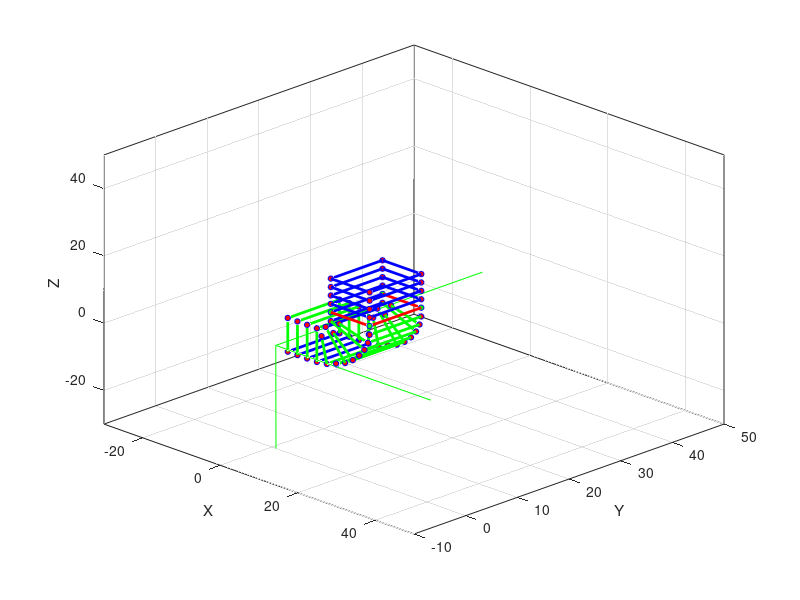

Source code (MATLAB):
% 5-Axis Slicing for FDM with B and C Axis Extensions
% This script simulates 5-axis slicing for a curved beam using a basic
% Cartesian FDM printer with B and C axis extensions.

clc;
clear all;
% Initialization and Input Parameters:
% Clear workspace and figure: Cleans the workspace and creates a new figure.
%Input parameters: 

H_of_layers = 3;        % Layer height
Square_Side = 10;      % Side of the square base
Square_height = 10;    % Height of the square base
Elbow_Degree = 90;     % Angle of the elbow
R_1 = 5;               % Inner radius of the elbow
R_2 = 10;              % Outer radius of the elbow
offset = [1, 0, 0.6];  % Offset of the print bed
nozzle_diameter = 0.5; % Nozzle diameter

% --- Step 1: Square Base Slicing ---
		% Layer Height Calculation for Square Base:
		% Optimal layer height: Calculates the optimal layer height for the square base to minimize excess material.
		% Number of layers: Determines the number of layers for the square base.
	lower_bound = 0.7 * H_of_layers;
	upper_bound = 1.3 * H_of_layers;

	best_number = lower_bound; % Start with the lower bound as the initial best number
	smallest_remainder = mod(Square_Side, best_number);

				for i = lower_bound:0.01:upper_bound;
					remainder = mod(Square_Side, i);
					if remainder < smallest_remainder;
						best_number = i;
						smallest_remainder = remainder;
					end
				end


    H_of_layers_square = best_number;  % layer_height of the first and last cubes

    Layers_Number_square = floor(Square_height/ H_of_layers_square);

% Coordinate System and Visualization Setup:
axis1 = axes('Box', 'on', 'XLim', [-30 50], 'YLim', [-10 50], 'ZLim', [-30 50]);
view(axis1, [45 30]); % Sets the viewing angle.
xlabel('X');	% Adds axis labels and a grid.
ylabel('Y');	% Adds axis labels and a grid.
zlabel('Z');	% Adds axis labels and a grid.
grid on;		
hold(axis1, 'on'); % Keeps the current plot active for subsequent additions.


% Position of the BED coordinate system within the uni-coordinate system
% distance of the first point from orgin of the coordinate
BED_origin = offset; %Defines the origin of the print bed.
BED_origin_2 = BED_origin;  
% Define the vertices of the cube within the BED coordinate system

% pre-initial layer
  vertices =  [
                (BED_origin (1)),                 (BED_origin(2)),                  BED_origin(3);
                (BED_origin (1) - Square_Side),   (BED_origin (2)),                 BED_origin(3);
                (BED_origin (1) - Square_Side),   (BED_origin (2) + Square_Side),   BED_origin(3);
                (BED_origin (1)),                 (BED_origin (2) + Square_Side),   BED_origin(3)
                ];

plot3(vertices(:,1), vertices(:,2), vertices(:,3), 'b');

line([vertices(4,1), vertices(1,1)], [vertices(4,2), vertices(1,2)], [vertices(4,3), vertices(1,3)],  'Color', 'b');

hold on;

% Define the edges of the cube

% Draw the BED coordinate system within the uni-coordinate system
plot3(axis1, [BED_origin(1) BED_origin(1)+50], [BED_origin(2) BED_origin(2)], [BED_origin(3) BED_origin(3)], 'r');
plot3(axis1, [BED_origin(1) BED_origin(1)], [BED_origin(2) BED_origin(2)+50], [BED_origin(3) BED_origin(3)], 'r');
plot3(axis1, [BED_origin(1) BED_origin(1)], [BED_origin(2) BED_origin(2)], [BED_origin(3) BED_origin(3)+50], 'r');

% Draw the process of connecting points to form the cube in BED
% Rotate the BED coordinate system and its contents by 15 degrees around Y-axis
%%%%%%%%%%%%%%%%%%%%%%%%%%%%%%%%%%%%%%%%%%%%%%%%%%%%%% %%%%%%%%%%%%%%%%%%

%% %%%%%%%% Step_two _ elbow %%%%%%%%%%%%%%%%%%%
% Elbow Section Calculations:
Circumference_min = (Elbow_Degree/360) * 2 * R_1 * pi;
Circumference_max = (Elbow_Degree/360) * 2 * (R_2+R_1) * pi;
% calculate H_of_layers for Elbow; % Calculate the 30% range of H_of_layers for elbow
% Similar to the square base, calculates the optimal layer height for the elbow.
	lower_bound = 0.7 * H_of_layers;
	upper_bound = 1.3 * H_of_layers;

	best_number = lower_bound; % Start with the lower bound as the initial best number
	smallest_remainder = mod(Circumference_min, best_number);

			for i = lower_bound:0.01:upper_bound;
				remainder = mod(Circumference_min, i);
				if remainder < smallest_remainder;
					best_number = i;
					smallest_remainder = remainder;
				end
			end


    H_of_layers_Elbow = best_number;  % layer_height of the elbow section;
% Layer Angle and Number of Layers
Gamma_Radian = H_of_layers_Elbow / (R_1 + R_2); %2 * asin ( H_of_layers_Elbow / (2 * (R_1 + R_2)) ) %Gamma = degree of layer %% asin = arcsin
Gamma = Gamma_Radian *(180/pi);



%% Extra Layers and Layer Distribution;
%% No layers; calculating the amounts of bug OR empty eara; it should be almost zero
% Calculates the minimum (incompelete) and maximum (compelete) number of layers for the elbow.
Min_layers = Circumference_min / H_of_layers_Elbow;
Min_layers_number = floor (Min_layers);
Max_layers = Circumference_max / H_of_layers_Elbow;
Max_layers_number = floor (Max_layers);
mode = mod(Max_layers, Min_layers);

All_Layers = Max_layers_number;
final_layers_Number = 0;

if  mode > H_of_layers_Elbow;
    final_layers_Number = floor(mode/H_of_layers_Elbow);
end
% Circumference of sector of a layer = H_of_layers_Elbow
Circumference_final_layers = final_layers_Number * H_of_layers_Elbow;
% nolayers
no_layers = mod(Max_layers, H_of_layers_Elbow);
% degree of no layers area :
nolayers_degree = no_layers / (R_1 + R_2);

All_Layers_Elbow = All_Layers + final_layers_Number;
Gamma_Total = All_Layers_Elbow * Gamma;

Layers_Number_2_Full = floor(Circumference_min/H_of_layers_Elbow); % full layers in elbow
%% calculating final layers of the elbow_shell
Printed_Circumference_min = H_of_layers_Elbow * Layers_Number_2_Full;

Printed_Circumference_max = (Circumference_max * Printed_Circumference_min / Circumference_min);
%%% initial layers = final layers
final_Circumference =  (Circumference_max - Printed_Circumference_max);


%% degree between layers

% rotation degree; it should be almost 90 degree or  Elbow_Degree
rotation_degree = (Elbow_Degree - nolayers_degree) / All_Layers_Elbow;
%% incomplete_ layers numbering;
% number of incomplete spaces,
% spaces between full layers, the printing starts with incomplete layers
incomplete_spaces = Min_layers_number + round((final_layers_Number + 0.1)/(final_layers_Number + 0.3));
% number of incomplete_layers in each incomplete_spaces
incomplete_layers_number = (Max_layers_number - Min_layers_number)/incomplete_spaces;

    All_printing_layers = (2 * Layers_Number_square) + All_Layers_Elbow;
    A = cell(All_printing_layers, 4);

%% Start of the printing simulation %%
%creating matrix that designate which layer must be rotate;
box (1: Layers_Number_square) = zeros; % rotation matrix
box (Layers_Number_square + 1: Layers_Number_square+All_Layers_Elbow) = ones;
box (Layers_Number_square+All_Layers_Elbow+ 1: All_printing_layers ) = zeros;

% box = [0,0,0,1,1,1,1,1,1,1,1]
j  = offset (3); % It must be always zero %% movement of Z in each step
Total_theta = 0; % It must be always zero
counting_1 = 0;
Save_matrix = [0;0;0];
small_theta_beteen = 0 ;   % small_theta_beteen rotated line and actual liNe
%% start the main loop
 for g  = 1:length(box); % number of layers %% length(box)
      A {g,1} = g;
      A {g,3} = 4; % number of line in incompelete layers
      A {g,4} = 0; %to find the rotating layers
  rotation_Degree = box (g)*rotation_degree; % rotation 0 or D-Of_rotation
  Total_theta = Total_theta + rotation_Degree;
%%% if situation for rotation;
% Define the translation to move x=1 axis to origin
translateToOrigin = [1 0 0 -offset(1); 0 1 0 0; 0 0 1 0; 0 0 0 1];

% Define the translation to move back after rotation
translateBack = [1 0 0 offset(1); 0 1 0 0; 0 0 1 0; 0 0 0 1];
if rotation_Degree > 0 % rotation bigger than 0
  cla(axis1); %clear privious axis and its content
  theta = deg2rad(rotation_Degree); % Convert to radians
  rotationMatrixY       = [cos(theta) 0 sin(theta) ;
                           0          1     0      ;
                          -sin(theta) 0 cos(theta)];

% just rotation of BED axis
  theta_2 = deg2rad(Total_theta);
% just rotation of BED axis
  rotationMatrixY_for_BEDAxis = [cos(theta_2) 0 sin(theta_2) ;
                                   0          1     0        ;
                                -sin(theta_2) 0 cos(theta_2)];
% Combine the BED origin translation and rotation into a transformation matrix
origin = [0, 0, 0];
%transformMatrix = [rotationMatrixY, origin'; 0 0 0 1];
% Combine the translations and rotation into a transformation matrix
transformMatrix = translateBack * [rotationMatrixY, [0; 0; 0]; 0 0 0 1] * translateToOrigin;

% just rotation of BED axis
transformMatrix_for_BEDAxis = [rotationMatrixY_for_BEDAxis, BED_origin'; 0 0 0 1];

% Apply the transformation to the BED coordinate system's axes
BED_x_axis_rot = transformMatrix_for_BEDAxis * [40; 0; 0; 1];
BED_y_axis_rot = transformMatrix_for_BEDAxis * [0; 40; 0; 1];
BED_z_axis_rot = transformMatrix_for_BEDAxis * [0; 0; 40; 1];

% Apply the transformation to the vertices of the cube
%rotatedCubeVertices = (transformMatrix * [vertices, ones(size(vertices, 1), 1)]')';





% Position of the BED coordinate system within the uni-coordinate system
BED_origin = offset;

% Draw the rotated BED coordinate system
plot3(axis1, [BED_origin(1) BED_x_axis_rot(1)], [BED_origin(2) BED_x_axis_rot(2)], [BED_origin(3) BED_x_axis_rot(3)], 'g');
plot3(axis1, [BED_origin(1) BED_y_axis_rot(1)], [BED_origin(2) BED_y_axis_rot(2)], [BED_origin(3) BED_y_axis_rot(3)], 'g');
plot3(axis1, [BED_origin(1) BED_z_axis_rot(1)], [BED_origin(2) BED_z_axis_rot(2)], [BED_origin(3) BED_z_axis_rot(3)], 'g');
% Draw the rotated cube in the BED coordinate system



 %this for is for rotating printed layers (past layers)
  for f = 1:g-1 % g = the layer number which is printing;

    X = A{f, 2};
    vertices = X (:,1:3);
    rotatedCubeVertices = (transformMatrix * [vertices, ones(size(vertices, 1), 1)]')';
    vertices = rotatedCubeVertices;
     for i = 1:length(vertices);
        % Plot the current point
        plot3(vertices(i,1), vertices(i,2), vertices(i,3), 'bo', 'MarkerSize', 4, 'MarkerFaceColor', 'r');
        % Connect the point to the previous point if not the first point
         if i > 1;
              line([vertices(i-1,1), vertices(i,1)], [vertices(i-1,2), vertices(i,2)], [vertices(i-1,3), vertices(i,3)], 'Color', 'g', 'LineWidth', 2);
          end

    end
    % Close the square by connecting the last point to the first point

     if A {f,3} == 4;
   line([vertices(end,1), vertices(1,1)], [vertices(end,2), vertices(1,2)], [vertices(end,3), vertices(1,3)], 'Color', 'b', 'LineWidth', 2);
          end

    A{f, 2} = vertices;


  end
end
%%% End of if ;%%%%%%%%%%%%%%%%%%%%%%%%%%%%%%%%%%%%%%%%%%%%%%%%%%%%%%%
% the equation of a line  (a lyer which in going to be printed fully in the future)
% Calculate the slope (m)
% Ralpha = angle between curren layer to be printed with  the line  (a lyer which in going to be printed fully in the future)

% Elbow_printing
if box (g) == 1;
  counting_1 = counting_1 +1


  %transformation matrix of X and Z after rotation
x_old = Save_matrix (1,1);
z_old = j;

B_rad = - deg2rad( rotation_degree); % Convert to radians

% Define the rotation matrix for the Z-axis
rotation_MatrixY = [cos(B_rad) -sin(B_rad); sin(B_rad) cos(B_rad)];

% Define the old coordinates as a column vector
old_coords = [x_old; z_old];

% Calculate the new coordinates after rotation
new_coords = rotation_MatrixY * old_coords;

% Extract the new x and y coordinates
x_new = new_coords(1);
z_new = new_coords(2);



Save_matrix (:,1) = [new_coords(1);0;new_coords(2)];

j = new_coords(2) + H_of_layers_Elbow;

   % Coordinates for the first line (Line 1)
x1 = 0;
y1 = 0;
x2 = x_new;
y2 = z_new;

% Coordinates for the second line (Line 2)
x3 = 0;
y3 = 0;
x4 = x_new;
y4 = j;

% Direction vectors
A1 = [x2 - x1, y2 - y1];
B1 = [x4 - x3, y4 - y3];

% Dot product
dot_product = dot(A1, B1);

% Magnitudes of the vectors
magnitude_A = norm(A1);
magnitude_B = norm(B1);

% Cosine of the angle
cos_theta = dot_product / (magnitude_A * magnitude_B);

% Angle in radians
theta_rad = acos(cos_theta);

% Convert angle to degrees
small_theta_beteen = abs(rad2deg(theta_rad));


      k = g - Layers_Number_square;
      inn = incomplete_layers_number + 1;
      Ralpha_D = incomplete_layers_number - mod(k-1, inn);

      m = tan(deg2rad( Ralpha_D * rotation_degree)); %slope of the line
      b = -H_of_layers_Elbow;
      z = 0;



% Check if Ralpha is 0
            if Ralpha_D == 0;
                %x = Square_Side
                x = 0;
                X = 0;
                Xt = Square_Side;
            else % Calculate x for other values of Ralpha
            x = (z -b)/m;
            X = x - R_1;
            Xt = Square_Side - X;
            A {g,3} = 3; %to not connect to end points
            end

BED_origin_2 (1) = BED_origin (1) + x_new;

% rotation and printing incomplete layers layers
 vertices =  [
                (BED_origin_2 (1) - Xt),      (BED_origin(2)),                  j;
                (BED_origin_2 (1) ),          (BED_origin (2)),                 j;
                (BED_origin_2 (1) ),          (BED_origin (2) + Square_Side),   j;
                (BED_origin_2 (1) - Xt),      (BED_origin (2) + Square_Side),   j
                ];
%rotatedCubeVertices = (transformMatrix * [vertices, ones(size(vertices, 1), 1)]')';
 %          vertices = rotatedCubeVertices

         A {g,2} = vertices;
     for i = 1:length(vertices);
        % Plot the current point
        plot3(vertices(i,1), vertices(i,2), vertices(i,3), 'bo', 'MarkerSize', 4, 'MarkerFaceColor', 'g')
        pause(0.1); % Pause for 1 second to visualize the process

        % Connect the point to the previous point if not the first point
        if i > 1
            line([vertices(i-1,1), vertices(i,1)], [vertices(i-1,2), vertices(i,2)], [vertices(i-1,3), vertices(i,3)], 'Color', 'r', 'LineWidth', 2);
        end
        pause(0.1);
     end
        % Close the square by connecting the last point to the first point
        if Ralpha_D == 0;
         line([vertices(end,1), vertices(1,1)], [vertices(end,2), vertices(1,2)], [vertices(end,3), vertices(1,3)], 'Color', 'b', 'LineWidth', 2);
       end

      pause(0.1)
         else
     j = j + H_of_layers_square;
end
%%%%%%%%%%%%%%%%%%%%%%%%%%%%%%%%%%%%%%%%%%%%%%%%%%%%%%%%%%%%%%%%%%%%%%
% printing layers_square
if box (g) == 0;
  counting_22 = g
  vertices =  [
              (BED_origin_2 (1)),                (BED_origin(2)),                  j;
              (BED_origin_2 (1) - Square_Side),  (BED_origin (2)),                 j;
              (BED_origin_2 (1) - Square_Side),  (BED_origin (2) + Square_Side),   j;
              (BED_origin_2 (1)),                (BED_origin (2) + Square_Side),   j
                ];
%rotatedCubeVertices = (transformMatrix * [vertices, ones(size(vertices, 1), 1)]')';
 %          vertices = rotatedCubeVertices
     for i = 1:length(vertices);
        % Plot the current point
        plot3(vertices(i,1), vertices(i,2), vertices(i,3), 'bo', 'MarkerSize', 4, 'MarkerFaceColor', 'r');
        pause(0.1); % Pause for 1 second to visualize the process

        % Connect the point to the previous point if not the first point
        if i > 1
            line([vertices(i-1,1), vertices(i,1)], [vertices(i-1,2), vertices(i,2)], [vertices(i-1,3), vertices(i,3)], 'Color', 'b', 'LineWidth', 2);
        end
     end
        % Close the square by connecting the last point to the first point
         line([vertices(end,1), vertices(1,1)], [vertices(end,2), vertices(1,2)], [vertices(end,3), vertices(1,3)], 'Color', 'b', 'LineWidth', 2);
         A {g,2} = vertices;
         pause(0.1)
end
end




view(axis1, [45 30]);

hold(axis1, 'off');
